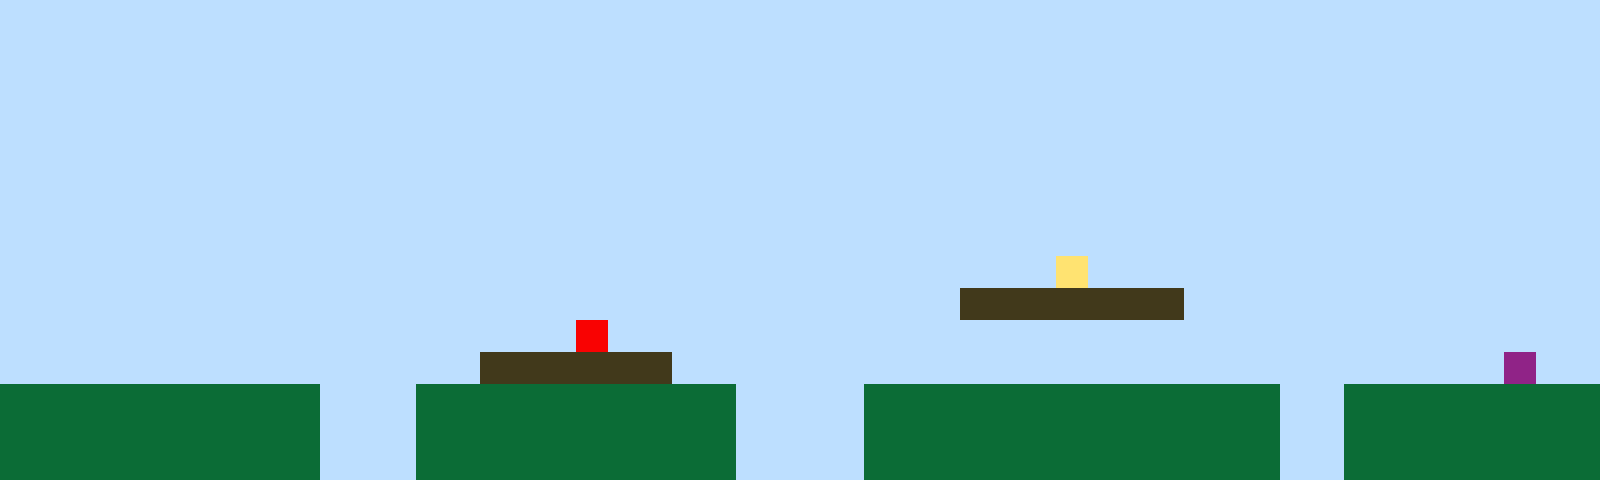

This game map was drawn from its Tiled (.tmx) file and the tilesets committed beside it. A one-line description and the full map source follow:
An orthogonal 50x15 tile map with 32x32 px tiles, 1 tile layer (Tile Layer 1).

<map version="1.10" tiledversion="1.11.2" orientation="orthogonal" renderorder="right-up" width="50" height="15" tilewidth="32" tileheight="32" infinite="0" nextlayerid="2" nextobjectid="1"><editorsettings><export target="map1.csv" format="csv" /></editorsettings><tileset firstgid="1" name="sprites" tilewidth="32" tileheight="32" tilecount="6" columns="3"><image source="sprites.png" width="96" height="64" /></tileset><layer id="1" name="Tile Layer 1" width="50" height="15"><data encoding="csv">1,1,1,1,1,1,1,1,1,1,1,1,1,1,1,1,1,1,1,1,1,1,1,1,1,1,1,1,1,1,1,1,1,1,1,1,1,1,1,1,1,1,1,1,1,1,1,1,1,1,1,1,1,1,1,1,1,1,1,1,1,1,1,1,1,1,1,1,1,1,1,1,1,1,1,1,1,1,1,1,1,1,1,1,1,1,1,1,1,1,1,1,1,1,1,1,1,1,1,1,1,1,1,1,1,1,1,1,1,1,1,1,1,1,1,1,1,1,1,1,1,1,1,1,1,1,1,1,1,1,1,1,1,1,1,1,1,1,1,1,1,1,1,1,1,1,1,1,1,1,1,1,1,1,1,1,1,1,1,1,1,1,1,1,1,1,1,1,1,1,1,1,1,1,1,1,1,1,1,1,1,1,1,1,1,1,1,1,1,1,1,1,1,1,1,1,1,1,1,1,1,1,1,1,1,1,1,1,1,1,1,1,1,1,1,1,1,1,1,1,1,1,1,1,1,1,1,1,1,1,1,1,1,1,1,1,1,1,1,1,1,1,1,1,1,1,1,1,1,1,1,1,1,1,1,1,1,1,1,1,1,1,1,1,1,1,1,1,1,1,1,1,1,1,1,1,1,1,1,1,1,1,1,1,1,1,1,1,1,1,1,1,1,1,1,1,1,1,1,1,1,1,1,1,1,1,1,1,1,1,1,1,1,1,1,1,1,1,1,1,1,1,1,1,1,1,1,1,1,1,1,1,1,1,1,1,1,1,1,1,1,1,1,1,1,1,1,1,1,1,1,1,1,1,1,1,1,1,1,1,1,1,1,1,1,1,1,1,1,1,1,1,1,1,1,1,1,1,1,1,1,1,1,1,1,1,1,1,1,1,1,1,1,1,1,1,1,1,1,1,1,1,1,1,1,1,1,1,1,1,1,1,1,1,1,1,1,1,1,1,1,1,1,1,1,1,1,1,1,1,1,1,1,4,1,1,1,1,1,1,1,1,1,1,1,1,1,1,1,1,1,1,1,1,1,1,1,1,1,1,1,1,1,1,1,1,1,1,1,1,1,1,1,1,1,1,1,1,1,1,3,3,3,3,3,3,3,1,1,1,1,1,1,1,1,1,1,1,1,1,1,1,1,1,1,1,1,1,1,1,1,1,1,1,1,1,1,1,5,1,1,1,1,1,1,1,1,1,1,1,1,1,1,1,1,1,1,1,1,1,1,1,1,1,1,1,1,1,1,1,1,1,1,1,1,1,1,1,1,1,1,1,1,1,1,3,3,3,3,3,3,1,1,1,1,1,1,1,1,1,1,1,1,1,1,1,1,1,1,1,1,1,1,1,1,1,1,6,1,1,2,2,2,2,2,2,2,2,2,2,1,1,1,2,2,2,2,2,2,2,2,2,2,1,1,1,1,2,2,2,2,2,2,2,2,2,2,2,2,2,1,1,2,2,2,2,2,2,2,2,2,2,2,2,2,2,2,2,2,2,1,1,1,2,2,2,2,2,2,2,2,2,2,1,1,1,1,2,2,2,2,2,2,2,2,2,2,2,2,2,1,1,2,2,2,2,2,2,2,2,2,2,2,2,2,2,2,2,2,2,1,1,1,2,2,2,2,2,2,2,2,2,2,1,1,1,1,2,2,2,2,2,2,2,2,2,2,2,2,2,1,1,2,2,2,2,2,2,2,2</data></layer></map>
